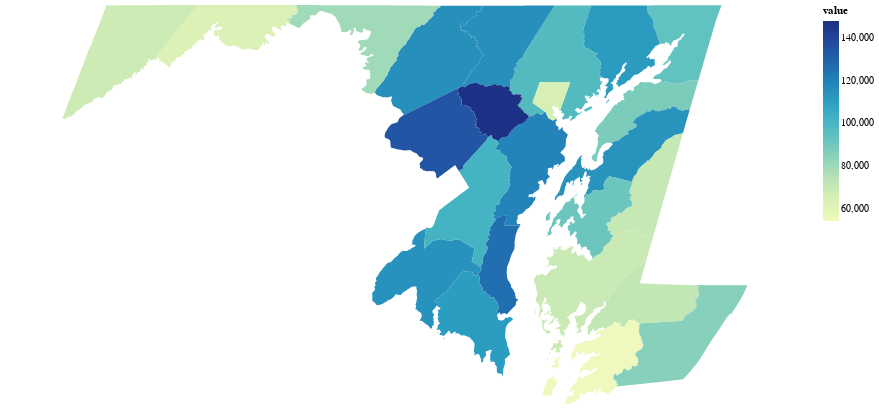

Vega-Lite specification for this chart:
### Vega-Lite specification from a JSON file in a GitHub repository (floating-point values rounded to 4 significant figures; data arrays with more than 128 entries replaced by an {"elided": "..."} marker saying what was removed)
{"config": {"view": {"continuousWidth": 400, "continuousHeight": 300}}, "data": {"name": "data-1e933a7d2b7fabd2fac980ea439cf809"}, "mark": "geoshape", "encoding": {"color": {"field": "value", "type": "quantitative"}, "tooltip": [{"field": "name", "type": "nominal"}, {"field": "value", "type": "quantitative"}]}, "height": 400, "width": 800, "$schema": "https://vega.github.io/schema/vega-lite/v4.17.0.json", "datasets": {"data-1e933a7d2b7fabd2fac980ea439cf809": [{"name": "Allegany County, Maryland", "geo_id": "0500000US24001", "geo_type": "county", "year": 2020, "date": "2020-12-31T00:00:00", "variable_code": "B19113_001E", "variable_label": "Estimate!!Median family income in the past 12 months (in 2020 inflation-adjusted dollars)", "variable_concept": "MEDIAN FAMILY INCOME IN THE PAST 12 MONTHS (IN 2020 INFLATION-ADJUSTED DOLLARS)", "annotation": null, "value": 62954, "type": "Feature", "geometry": {"type": "MultiPolygon", "coordinates": {"elided": "1x1x525x2 float values"}}}, {"name": "Anne Arundel County, Maryland", "geo_id": "0500000US24003", "geo_type": "county", "year": 2020, "date": "2020-12-31T00:00:00", "variable_code": "B19113_001E", "variable_label": "Estimate!!Median family income in the past 12 months (in 2020 inflation-adjusted dollars)", "variable_concept": "MEDIAN FAMILY INCOME IN THE PAST 12 MONTHS (IN 2020 INFLATION-ADJUSTED DOLLARS)", "annotation": null, "value": 119273, "type": "Feature", "geometry": {"type": "MultiPolygon", "coordinates": {"elided": "1x1x771x2 float values"}}}, {"name": "Baltimore County, Maryland", "geo_id": "0500000US24005", "geo_type": "county", "year": 2020, "date": "2020-12-31T00:00:00", "variable_code": "B19113_001E", "variable_label": "Estimate!!Median family income in the past 12 months (in 2020 inflation-adjusted dollars)", "variable_concept": "MEDIAN FAMILY INCOME IN THE PAST 12 MONTHS (IN 2020 INFLATION-ADJUSTED DOLLARS)", "annotation": null, "value": 97334, "type": "Feature", "geometry": {"type": "MultiPolygon", "coordinates": {"elided": "4 rows, 1994 float values in total"}}}, {"name": "Baltimore city, Maryland", "geo_id": "0500000US24510", "geo_type": "county", "year": 2020, "date": "2020-12-31T00:00:00", "variable_code": "B19113_001E", "variable_label": "Estimate!!Median family income in the past 12 months (in 2020 inflation-adjusted dollars)", "variable_concept": "MEDIAN FAMILY INCOME IN THE PAST 12 MONTHS (IN 2020 INFLATION-ADJUSTED DOLLARS)", "annotation": null, "value": 64814, "type": "Feature", "geometry": {"type": "MultiPolygon", "coordinates": {"elided": "1x1x234x2 float values"}}}, {"name": "Calvert County, Maryland", "geo_id": "0500000US24009", "geo_type": "county", "year": 2020, "date": "2020-12-31T00:00:00", "variable_code": "B19113_001E", "variable_label": "Estimate!!Median family income in the past 12 months (in 2020 inflation-adjusted dollars)", "variable_concept": "MEDIAN FAMILY INCOME IN THE PAST 12 MONTHS (IN 2020 INFLATION-ADJUSTED DOLLARS)", "annotation": null, "value": 125476, "type": "Feature", "geometry": {"type": "MultiPolygon", "coordinates": {"elided": "1x1x330x2 float values"}}}, {"name": "Caroline County, Maryland", "geo_id": "0500000US24011", "geo_type": "county", "year": 2020, "date": "2020-12-31T00:00:00", "variable_code": "B19113_001E", "variable_label": "Estimate!!Median family income in the past 12 months (in 2020 inflation-adjusted dollars)", "variable_concept": "MEDIAN FAMILY INCOME IN THE PAST 12 MONTHS (IN 2020 INFLATION-ADJUSTED DOLLARS)", "annotation": null, "value": 70293, "type": "Feature", "geometry": {"type": "MultiPolygon", "coordinates": {"elided": "1x1x377x2 float values"}}}, {"name": "Carroll County, Maryland", "geo_id": "0500000US24013", "geo_type": "county", "year": 2020, "date": "2020-12-31T00:00:00", "variable_code": "B19113_001E", "variable_label": "Estimate!!Median family income in the past 12 months (in 2020 inflation-adjusted dollars)", "variable_concept": "MEDIAN FAMILY INCOME IN THE PAST 12 MONTHS (IN 2020 INFLATION-ADJUSTED DOLLARS)", "annotation": null, "value": 115452, "type": "Feature", "geometry": {"type": "MultiPolygon", "coordinates": {"elided": "1x1x537x2 float values"}}}, {"name": "Cecil County, Maryland", "geo_id": "0500000US24015", "geo_type": "county", "year": 2020, "date": "2020-12-31T00:00:00", "variable_code": "B19113_001E", "variable_label": "Estimate!!Median family income in the past 12 months (in 2020 inflation-adjusted dollars)", "variable_concept": "MEDIAN FAMILY INCOME IN THE PAST 12 MONTHS (IN 2020 INFLATION-ADJUSTED DOLLARS)", "annotation": null, "value": 93589, "type": "Feature", "geometry": {"type": "MultiPolygon", "coordinates": {"elided": "1x1x397x2 float values"}}}, {"name": "Charles County, Maryland", "geo_id": "0500000US24017", "geo_type": "county", "year": 2020, "date": "2020-12-31T00:00:00", "variable_code": "B19113_001E", "variable_label": "Estimate!!Median family income in the past 12 months (in 2020 inflation-adjusted dollars)", "variable_concept": "MEDIAN FAMILY INCOME IN THE PAST 12 MONTHS (IN 2020 INFLATION-ADJUSTED DOLLARS)", "annotation": null, "value": 114535, "type": "Feature", "geometry": {"type": "MultiPolygon", "coordinates": {"elided": "1x1x544x2 float values"}}}, {"name": "Dorchester County, Maryland", "geo_id": "0500000US24019", "geo_type": "county", "year": 2020, "date": "2020-12-31T00:00:00", "variable_code": "B19113_001E", "variable_label": "Estimate!!Median family income in the past 12 months (in 2020 inflation-adjusted dollars)", "variable_concept": "MEDIAN FAMILY INCOME IN THE PAST 12 MONTHS (IN 2020 INFLATION-ADJUSTED DOLLARS)", "annotation": null, "value": 69010, "type": "Feature", "geometry": {"type": "MultiPolygon", "coordinates": {"elided": "6 rows, 3246 float values in total"}}}, {"name": "Frederick County, Maryland", "geo_id": "0500000US24021", "geo_type": "county", "year": 2020, "date": "2020-12-31T00:00:00", "variable_code": "B19113_001E", "variable_label": "Estimate!!Median family income in the past 12 months (in 2020 inflation-adjusted dollars)", "variable_concept": "MEDIAN FAMILY INCOME IN THE PAST 12 MONTHS (IN 2020 INFLATION-ADJUSTED DOLLARS)", "annotation": null, "value": 115536, "type": "Feature", "geometry": {"type": "MultiPolygon", "coordinates": {"elided": "1x1x519x2 float values"}}}, {"name": "Garrett County, Maryland", "geo_id": "0500000US24023", "geo_type": "county", "year": 2020, "date": "2020-12-31T00:00:00", "variable_code": "B19113_001E", "variable_label": "Estimate!!Median family income in the past 12 months (in 2020 inflation-adjusted dollars)", "variable_concept": "MEDIAN FAMILY INCOME IN THE PAST 12 MONTHS (IN 2020 INFLATION-ADJUSTED DOLLARS)", "annotation": null, "value": 67976, "type": "Feature", "geometry": {"type": "MultiPolygon", "coordinates": {"elided": "1x1x274x2 float values"}}}, {"name": "Harford County, Maryland", "geo_id": "0500000US24025", "geo_type": "county", "year": 2020, "date": "2020-12-31T00:00:00", "variable_code": "B19113_001E", "variable_label": "Estimate!!Median family income in the past 12 months (in 2020 inflation-adjusted dollars)", "variable_concept": "MEDIAN FAMILY INCOME IN THE PAST 12 MONTHS (IN 2020 INFLATION-ADJUSTED DOLLARS)", "annotation": null, "value": 111503, "type": "Feature", "geometry": {"type": "MultiPolygon", "coordinates": {"elided": "3 rows, 1234 float values in total"}}}, {"name": "Howard County, Maryland", "geo_id": "0500000US24027", "geo_type": "county", "year": 2020, "date": "2020-12-31T00:00:00", "variable_code": "B19113_001E", "variable_label": "Estimate!!Median family income in the past 12 months (in 2020 inflation-adjusted dollars)", "variable_concept": "MEDIAN FAMILY INCOME IN THE PAST 12 MONTHS (IN 2020 INFLATION-ADJUSTED DOLLARS)", "annotation": null, "value": 148026, "type": "Feature", "geometry": {"type": "MultiPolygon", "coordinates": {"elided": "1x1x444x2 float values"}}}, {"name": "Kent County, Maryland", "geo_id": "0500000US24029", "geo_type": "county", "year": 2020, "date": "2020-12-31T00:00:00", "variable_code": "B19113_001E", "variable_label": "Estimate!!Median family income in the past 12 months (in 2020 inflation-adjusted dollars)", "variable_concept": "MEDIAN FAMILY INCOME IN THE PAST 12 MONTHS (IN 2020 INFLATION-ADJUSTED DOLLARS)", "annotation": null, "value": 87481, "type": "Feature", "geometry": {"type": "MultiPolygon", "coordinates": {"elided": "1x1x472x2 float values"}}}, {"name": "Montgomery County, Maryland", "geo_id": "0500000US24031", "geo_type": "county", "year": 2020, "date": "2020-12-31T00:00:00", "variable_code": "B19113_001E", "variable_label": "Estimate!!Median family income in the past 12 months (in 2020 inflation-adjusted dollars)", "variable_concept": "MEDIAN FAMILY INCOME IN THE PAST 12 MONTHS (IN 2020 INFLATION-ADJUSTED DOLLARS)", "annotation": null, "value": 133556, "type": "Feature", "geometry": {"type": "MultiPolygon", "coordinates": {"elided": "1x1x454x2 float values"}}}, {"name": "Prince George's County, Maryland", "geo_id": "0500000US24033", "geo_type": "county", "year": 2020, "date": "2020-12-31T00:00:00", "variable_code": "B19113_001E", "variable_label": "Estimate!!Median family income in the past 12 months (in 2020 inflation-adjusted dollars)", "variable_concept": "MEDIAN FAMILY INCOME IN THE PAST 12 MONTHS (IN 2020 INFLATION-ADJUSTED DOLLARS)", "annotation": null, "value": 101564, "type": "Feature", "geometry": {"type": "MultiPolygon", "coordinates": {"elided": "1x1x701x2 float values"}}}, {"name": "Queen Anne's County, Maryland", "geo_id": "0500000US24035", "geo_type": "county", "year": 2020, "date": "2020-12-31T00:00:00", "variable_code": "B19113_001E", "variable_label": "Estimate!!Median family income in the past 12 months (in 2020 inflation-adjusted dollars)", "variable_concept": "MEDIAN FAMILY INCOME IN THE PAST 12 MONTHS (IN 2020 INFLATION-ADJUSTED DOLLARS)", "annotation": null, "value": 113689, "type": "Feature", "geometry": {"type": "MultiPolygon", "coordinates": {"elided": "2 rows, 1598 float values in total"}}}, {"name": "Somerset County, Maryland", "geo_id": "0500000US24039", "geo_type": "county", "year": 2020, "date": "2020-12-31T00:00:00", "variable_code": "B19113_001E", "variable_label": "Estimate!!Median family income in the past 12 months (in 2020 inflation-adjusted dollars)", "variable_concept": "MEDIAN FAMILY INCOME IN THE PAST 12 MONTHS (IN 2020 INFLATION-ADJUSTED DOLLARS)", "annotation": null, "value": 54138, "type": "Feature", "geometry": {"type": "MultiPolygon", "coordinates": {"elided": "3 rows, 2502 float values in total"}}}, {"name": "St. Mary's County, Maryland", "geo_id": "0500000US24037", "geo_type": "county", "year": 2020, "date": "2020-12-31T00:00:00", "variable_code": "B19113_001E", "variable_label": "Estimate!!Median family income in the past 12 months (in 2020 inflation-adjusted dollars)", "variable_concept": "MEDIAN FAMILY INCOME IN THE PAST 12 MONTHS (IN 2020 INFLATION-ADJUSTED DOLLARS)", "annotation": null, "value": 110946, "type": "Feature", "geometry": {"type": "MultiPolygon", "coordinates": {"elided": "4 rows, 1148 float values in total"}}}, {"name": "Talbot County, Maryland", "geo_id": "0500000US24041", "geo_type": "county", "year": 2020, "date": "2020-12-31T00:00:00", "variable_code": "B19113_001E", "variable_label": "Estimate!!Median family income in the past 12 months (in 2020 inflation-adjusted dollars)", "variable_concept": "MEDIAN FAMILY INCOME IN THE PAST 12 MONTHS (IN 2020 INFLATION-ADJUSTED DOLLARS)", "annotation": null, "value": 90878, "type": "Feature", "geometry": {"type": "MultiPolygon", "coordinates": {"elided": "2 rows, 1590 float values in total"}}}, {"name": "Washington County, Maryland", "geo_id": "0500000US24043", "geo_type": "county", "year": 2020, "date": "2020-12-31T00:00:00", "variable_code": "B19113_001E", "variable_label": "Estimate!!Median family income in the past 12 months (in 2020 inflation-adjusted dollars)", "variable_concept": "MEDIAN FAMILY INCOME IN THE PAST 12 MONTHS (IN 2020 INFLATION-ADJUSTED DOLLARS)", "annotation": null, "value": 79325, "type": "Feature", "geometry": {"type": "MultiPolygon", "coordinates": {"elided": "1x1x621x2 float values"}}}, {"name": "Wicomico County, Maryland", "geo_id": "0500000US24045", "geo_type": "county", "year": 2020, "date": "2020-12-31T00:00:00", "variable_code": "B19113_001E", "variable_label": "Estimate!!Median family income in the past 12 months (in 2020 inflation-adjusted dollars)", "variable_concept": "MEDIAN FAMILY INCOME IN THE PAST 12 MONTHS (IN 2020 INFLATION-ADJUSTED DOLLARS)", "annotation": null, "value": 71467, "type": "Feature", "geometry": {"type": "MultiPolygon", "coordinates": {"elided": "1x1x422x2 float values"}}}, {"name": "Worcester County, Maryland", "geo_id": "0500000US24047", "geo_type": "county", "year": 2020, "date": "2020-12-31T00:00:00", "variable_code": "B19113_001E", "variable_label": "Estimate!!Median family income in the past 12 months (in 2020 inflation-adjusted dollars)", "variable_concept": "MEDIAN FAMILY INCOME IN THE PAST 12 MONTHS (IN 2020 INFLATION-ADJUSTED DOLLARS)", "annotation": null, "value": 85157, "type": "Feature", "geometry": {"type": "MultiPolygon", "coordinates": {"elided": "1x1x381x2 float values"}}}]}}
